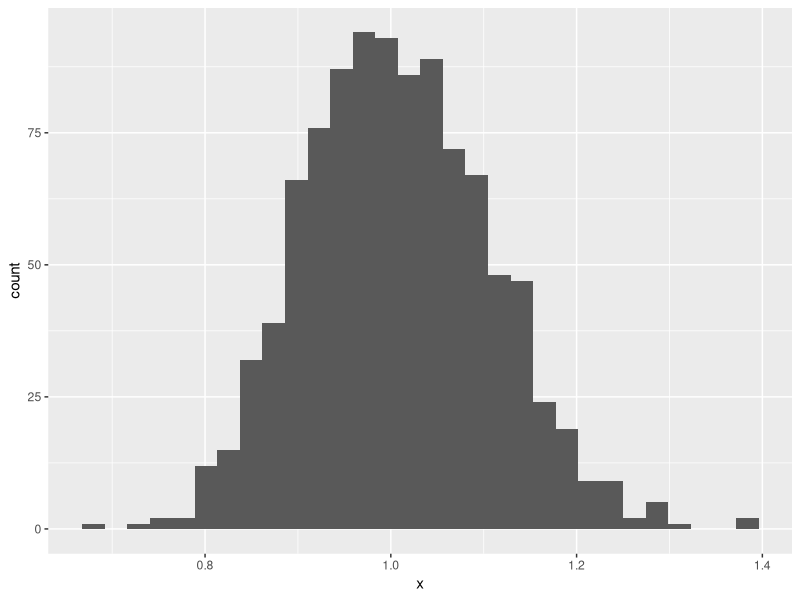
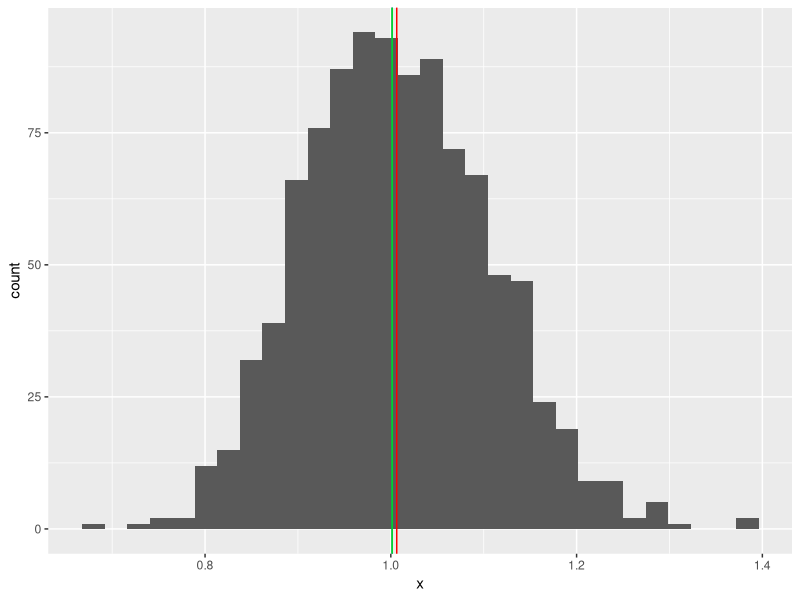
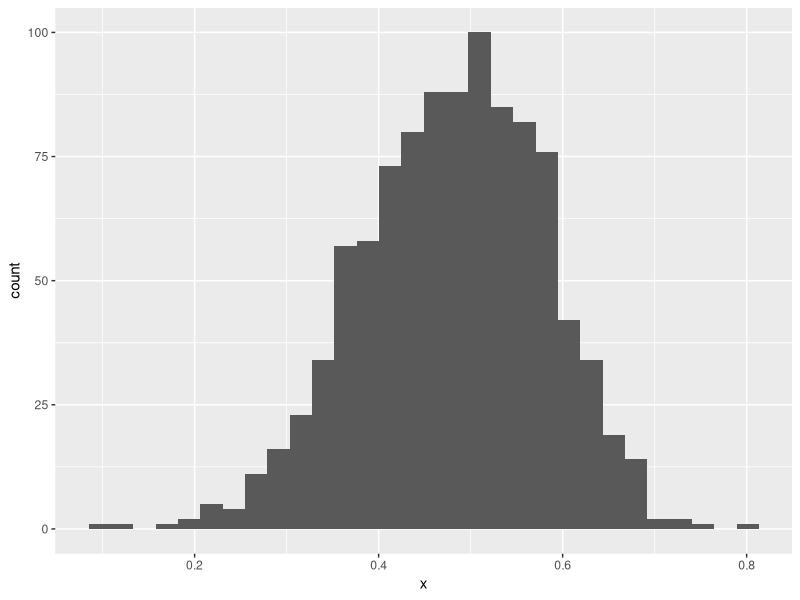
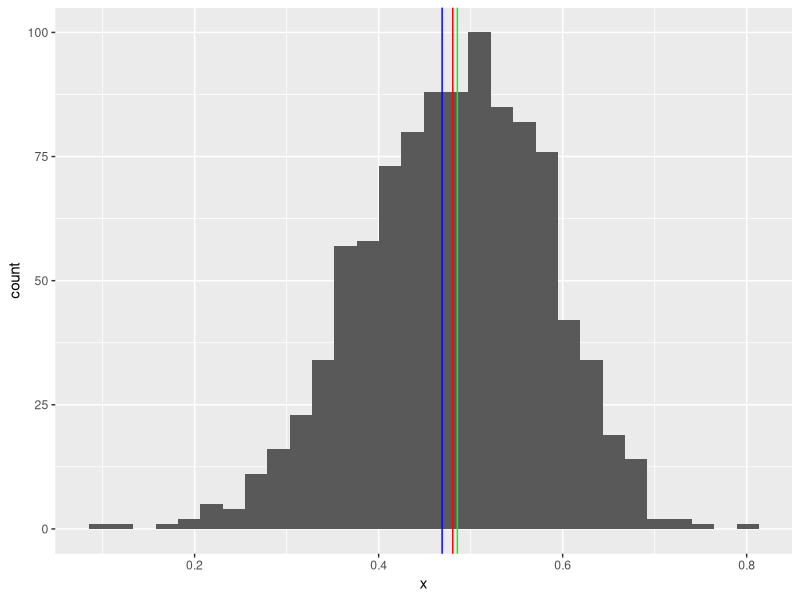

Write the R code that produced these figures, in order.
#11 Sept Lab redo
library(tidyverse)

#1. Create a new vector z with length 100 as exp(rnorm(n = 100, mean = 0, sd = 0.1)), and calculate the arithmetic mean, geometric mean, and median of z.
z <- exp(rnorm(n = 1000, mean = 0, sd = 0.1))

#arithmetic mean is sum of vector divided by length of sum of vector 
mu_z <- sum(z) / length(z)

#geometric mean can be calculated by scratch or calculated with built-in function
prod_z <- prod(z) # product of vector x; x1 * x2 * x3...
n_z <- length(z)
geom_z <- prod_z^(1 / n_z)
              # OR
geom_z <- exp(mean(log(z)))

#median just use built in function...
med_z <- median(z)



#2. Draw a histogram of z using functions tibble(), ggplot(), and geom_histogram().
df_z <- tibble(x = z)

df_z %>%
  ggplot(aes(x = x)) +
  geom_histogram() 



#3. Draw vertical lines of arithmetic mean, geometric mean, and median on the histogram with different colors using a function geom_vline().
g1 <- df_z %>%
  ggplot(aes(x = x)) +
  geom_histogram() +
  geom_vline(xintercept = mu_z,
             color = "red") +
  geom_vline(xintercept = geom_z,
            color = "blue") +
  geom_vline(xintercept = med_z,
             color = "green")
print(g1)



#5. Create a new vector z_rev as -z + max(z) + 0.1, and repeat step 1 – 4.
z_rev <- -z + max(z) + 0.1

#arithmetic mean is sum of vector divided by length of sum of vector 
mu_z_rev <- sum(z_rev) / length(z_rev)

#geometric mean from built-in function
geom_z_rev <- exp(mean(log(z_rev)))

#median from built in function
med_z_rev <- median(z_rev)




#2. Draw a histogram of z using functions tibble(), ggplot(), and geom_histogram().
df_z_rev <- tibble(x = z_rev)

df_z_rev %>%
  ggplot(aes(x = x)) +
  geom_histogram() 



#3. Draw vertical lines of arithmetic mean, geometric mean, and median on the histogram with different colors using a function geom_vline().
g2 <- df_z_rev %>%
  ggplot(aes(x = x)) +
  geom_histogram() +
  geom_vline(xintercept = mu_z_rev,
             color = "red") +
  geom_vline(xintercept = geom_z_rev,
             color = "blue") +
  geom_vline(xintercept = med_z_rev,
             color = "green")
print(g2)



# 7.3.2 variation ---------------------------------------------------------------
w <- rnorm(100, mean = 10, sd = 1) #unit is grams
head(w) # show first 10 elements in w


#1. Convert the unit of w to “milligram” and create a new vector m.
m <- 1000 * w

#2. Calculate SD and MAD for w and m.
s2_w <- sum((w - mean(w))^2) / length(w)
s_w <- sqrt(s2_w)

s2_m <- sum((m - mean(m))^2) / length(m)
s_m <- sqrt(s2_m)

mad_w <- median(abs(w - median(w)))
mad_m <- median(abs(m - median(m)))

#3. Calculate CV and MAD/Median for w and m.
#CV
cv_w <- s_w / mean(w) 
cv_m <- s_m / mean(m)

#MAD
madr_w <- mad_w / median(w)
madr_m <- mad_m / median(m)



